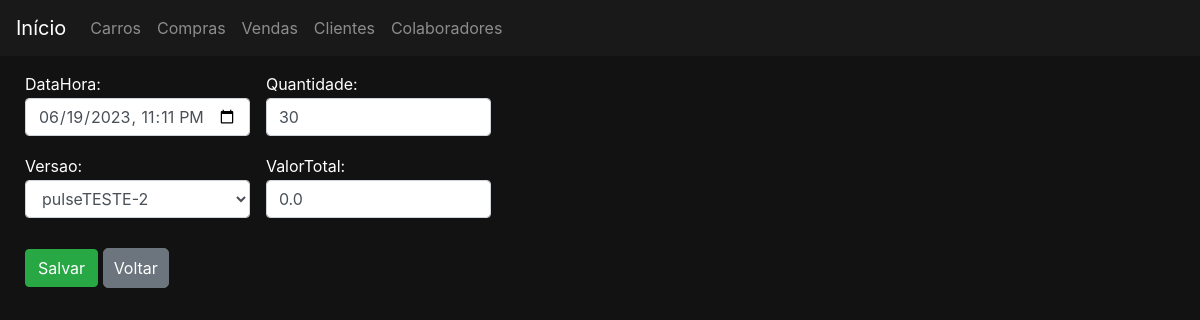
Page /compras/32/editar on the committed database.
### compras/models.py (models this page shows, shortened)
class Compra(models.Model):
    class Meta:
        permissions = (
            ('permissao_gerente', 'permissao gerente'),
            ('permissao_supervisor', 'permissao supervisor'),
            ('permissao_vendedor', 'permissao vendedor'),
            ('permissao_funcionario', 'permissao todos funcionarios'),
        )
    dataHora = models.DateTimeField()
    versao = models.ForeignKey(Versao, on_delete=models.DO_NOTHING)
    quantidade = models.IntegerField()
    valorTotal = models.FloatField()

### compras/views.py (the view, shortened to what this page needs)
# urls.py: path('<int:pk>/editar', views.CompraEditar.as_view(), name='editar'),
class CompraEditar(UpdateView,LoginRequiredMixin):
    model = Compra
    form_class = ComprasModelForm
    template_name = 'compras/compraForm.html'
    permission_required = 'compras.permissao_supervisor'
    success_url = reverse_lazy('compras:listar')
    def get_initial(self):
        initial = super().get_initial()
        objeto = self.get_object()
        initial['dataHora'] = objeto.dataHora.strftime('%Y-%m-%dT%H:%M')
        self.versaoAntesEditar = objeto.versao
        self.quantidadeAntesEditar = objeto.quantidade
        return initial

### compras/forms.py
class ComprasModelForm(forms.ModelForm):
    class Meta:
        model = Compra
        fields = '__all__'
        widgets = {'dataHora':forms.DateTimeInput(attrs={'type':'datetime-local'})}
    def __init__(self, *args, **kwargs):
        super().__init__(*args, **kwargs)
        for field in self.fields:
            self.fields[field].widget.attrs.update({'class':'form-control'})
            self.fields[field].widget.attrs.update({'placeholder':field})

### carros/models.py (called while the page is built)
    def __str__(self):
        return self.nome

### compras/templates/compras/compraForm.html
{% extends 'base.html' %}
{% block 'body' %}
    <div class="container">
        <div class="row">
            <div class="col-md-5">
                <form action="" method="POST">{% csrf_token %}
                    <div class="colunasDuas">
                        {{form.as_p}}
                    </div>
                    <input class="btn btn-success" type="submit" value="Salvar" >
                    <a href="javascript:history.back()" class="btn btn-secondary botao">Voltar</a>
                </form>
            </div>
        </div>
    </div>
{% endblock %}

### templates/static/css/css.css (style rules this page uses)
.fundo { background-color: #121212; color: white; }
.container { max-width: 1300px; }
body { margin-top: 30px; padding-top: 30px; margin-left: 10px; }
a { color:white; }
.botao { display: inline-block; padding: 7px 10px; border-radius: 5px; margin-bottom: 4px; margin-right: 4px; margin-top: 4px; }
label { margin-bottom: 2px; margin-top: 2px; }
.colunasDuas { display: block; column-count:2; break-inside: avoid-column; width: 100%; padding-bottom: 5px; margin-bottom: 5px; margin-top: 5px; padding-top: 5px; }

### rows in the picture
Compra: dataHora "06/19/2023 23:11", versao "pulseTESTE-2", quantidade "30", valorTotal "0.0"
